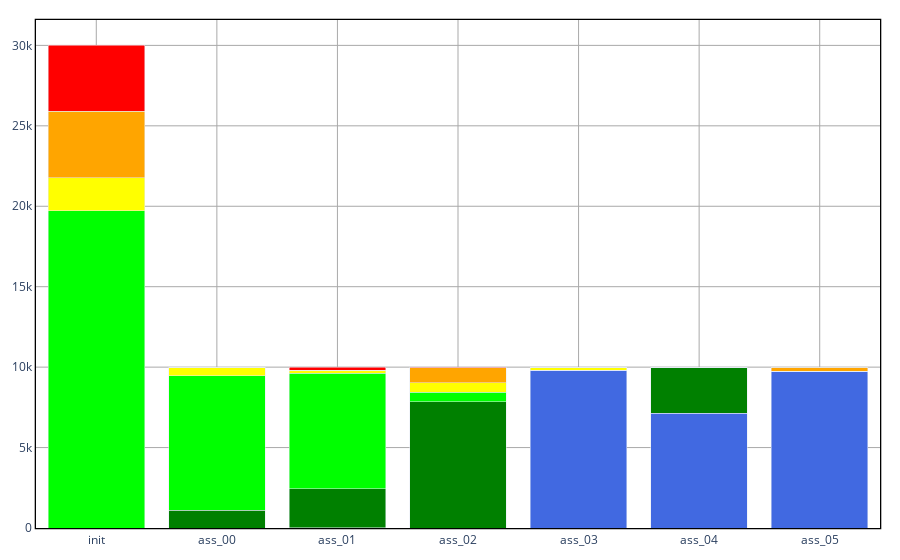
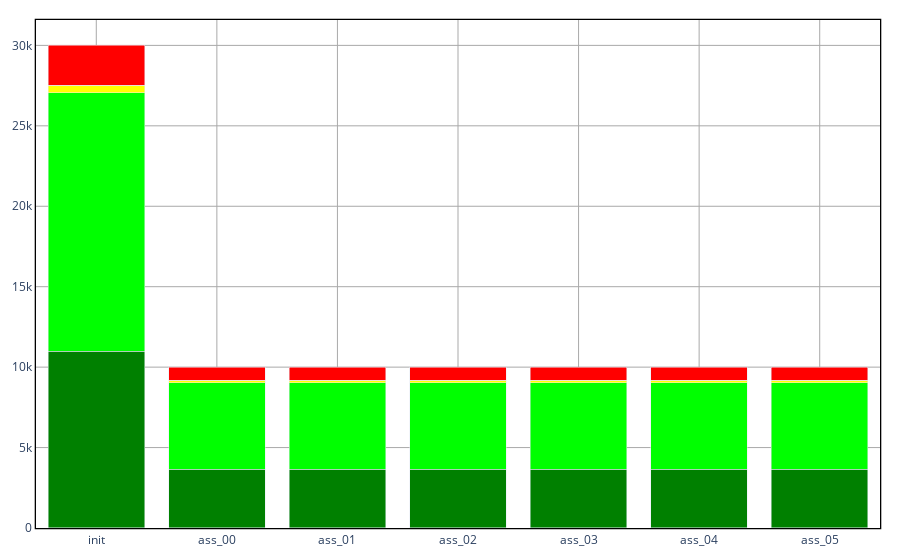

Notebook cell for these charts, in order:
### Code cell
plt = ALMc.AssetSplitDetailsChart(problem, sol, "ETF", colormap_ETF)
plt.show()
plt = ALMc.AssetSplitDetailsChart(problem, sol_bah, "ETF", colormap_ETF)
plt.show()

### Figure 1 — Plotly figure (JSON) as saved in the notebook; plotly's stock layout.template omitted (floating-point values rounded to 4 significant figures)
{"data": [{"marker": {"color": "royalblue"}, "name": "Cash", "type": "bar", "x": ["init", "ass_00", "ass_01", "ass_02", "ass_03", "ass_04", "ass_05"], "y": [0, 0, 0.7315, 0, 9817.0, 7121.0, 9730.0]}, {"marker": {"color": "green"}, "name": "GVT_EU13", "type": "bar", "x": ["init", "ass_00", "ass_01", "ass_02", "ass_03", "ass_04", "ass_05"], "y": [0, 1107.0, 2427.0, 7835.0, 0, 2879.0, 0]}, {"marker": {"color": "lime"}, "name": "GVT_EU57", "type": "bar", "x": ["init", "ass_00", "ass_01", "ass_02", "ass_03", "ass_04", "ass_05"], "y": [19730.0, 8365.0, 7190.0, 616.1, 0, 0, 0]}, {"marker": {"color": "yellow"}, "name": "EM", "type": "bar", "x": ["init", "ass_00", "ass_01", "ass_02", "ass_03", "ass_04", "ass_05"], "y": [2029.0, 528.7, 183.0, 591.7, 183.5, 0, 0]}, {"marker": {"color": "orange"}, "name": "EQ_EU", "type": "bar", "x": ["init", "ass_00", "ass_01", "ass_02", "ass_03", "ass_04", "ass_05"], "y": [4160.0, 0, 2.897, 926.4, 0, 0, 270.5]}, {"marker": {"color": "red"}, "name": "EQ_US", "type": "bar", "x": ["init", "ass_00", "ass_01", "ass_02", "ass_03", "ass_04", "ass_05"], "y": [4079.0, 0, 196.6, 31.13, 0, 0, 0]}], "layout": {"barmode": "stack", "legend": {"orientation": "h", "x": 1, "xanchor": "right", "y": 1.02, "yanchor": "bottom"}, "margin": {"b": 20, "l": 20, "r": 20, "t": 20}, "paper_bgcolor": "white", "plot_bgcolor": "white", "showlegend": false, "xaxis": {"gridcolor": "darkgray", "gridwidth": 1, "linecolor": "black", "linewidth": 1.3, "mirror": true, "showgrid": true, "showline": true}, "yaxis": {"gridcolor": "darkgray", "gridwidth": 1, "linecolor": "black", "linewidth": 1.3, "mirror": true, "showgrid": true, "showline": true}}}

### Figure 2 — Plotly figure (JSON) as saved in the notebook; plotly's stock layout.template omitted (floating-point values rounded to 4 significant figures)
{"data": [{"marker": {"color": "royalblue"}, "name": "Cash", "type": "bar", "x": ["init", "ass_00", "ass_01", "ass_02", "ass_03", "ass_04", "ass_05"], "y": [9.248, 3.083, 3.083, 3.083, 3.083, 3.083, 3.083]}, {"marker": {"color": "green"}, "name": "GVT_EU13", "type": "bar", "x": ["init", "ass_00", "ass_01", "ass_02", "ass_03", "ass_04", "ass_05"], "y": [10960.0, 3655.0, 3655.0, 3655.0, 3655.0, 3655.0, 3655.0]}, {"marker": {"color": "lime"}, "name": "GVT_EU57", "type": "bar", "x": ["init", "ass_00", "ass_01", "ass_02", "ass_03", "ass_04", "ass_05"], "y": [16070.0, 5357.0, 5357.0, 5357.0, 5357.0, 5357.0, 5357.0]}, {"marker": {"color": "yellow"}, "name": "EM", "type": "bar", "x": ["init", "ass_00", "ass_01", "ass_02", "ass_03", "ass_04", "ass_05"], "y": [434.4, 144.8, 144.8, 144.8, 144.8, 144.8, 144.8]}, {"marker": {"color": "orange"}, "name": "EQ_EU", "type": "bar", "x": ["init", "ass_00", "ass_01", "ass_02", "ass_03", "ass_04", "ass_05"], "y": [36.63, 12.21, 12.21, 12.21, 12.21, 12.21, 12.21]}, {"marker": {"color": "red"}, "name": "EQ_US", "type": "bar", "x": ["init", "ass_00", "ass_01", "ass_02", "ass_03", "ass_04", "ass_05"], "y": [2485.0, 828.4, 828.4, 828.4, 828.4, 828.4, 828.4]}], "layout": {"barmode": "stack", "legend": {"orientation": "h", "x": 1, "xanchor": "right", "y": 1.02, "yanchor": "bottom"}, "margin": {"b": 20, "l": 20, "r": 20, "t": 20}, "paper_bgcolor": "white", "plot_bgcolor": "white", "showlegend": false, "xaxis": {"gridcolor": "darkgray", "gridwidth": 1, "linecolor": "black", "linewidth": 1.3, "mirror": true, "showgrid": true, "showline": true}, "yaxis": {"gridcolor": "darkgray", "gridwidth": 1, "linecolor": "black", "linewidth": 1.3, "mirror": true, "showgrid": true, "showline": true}}}
